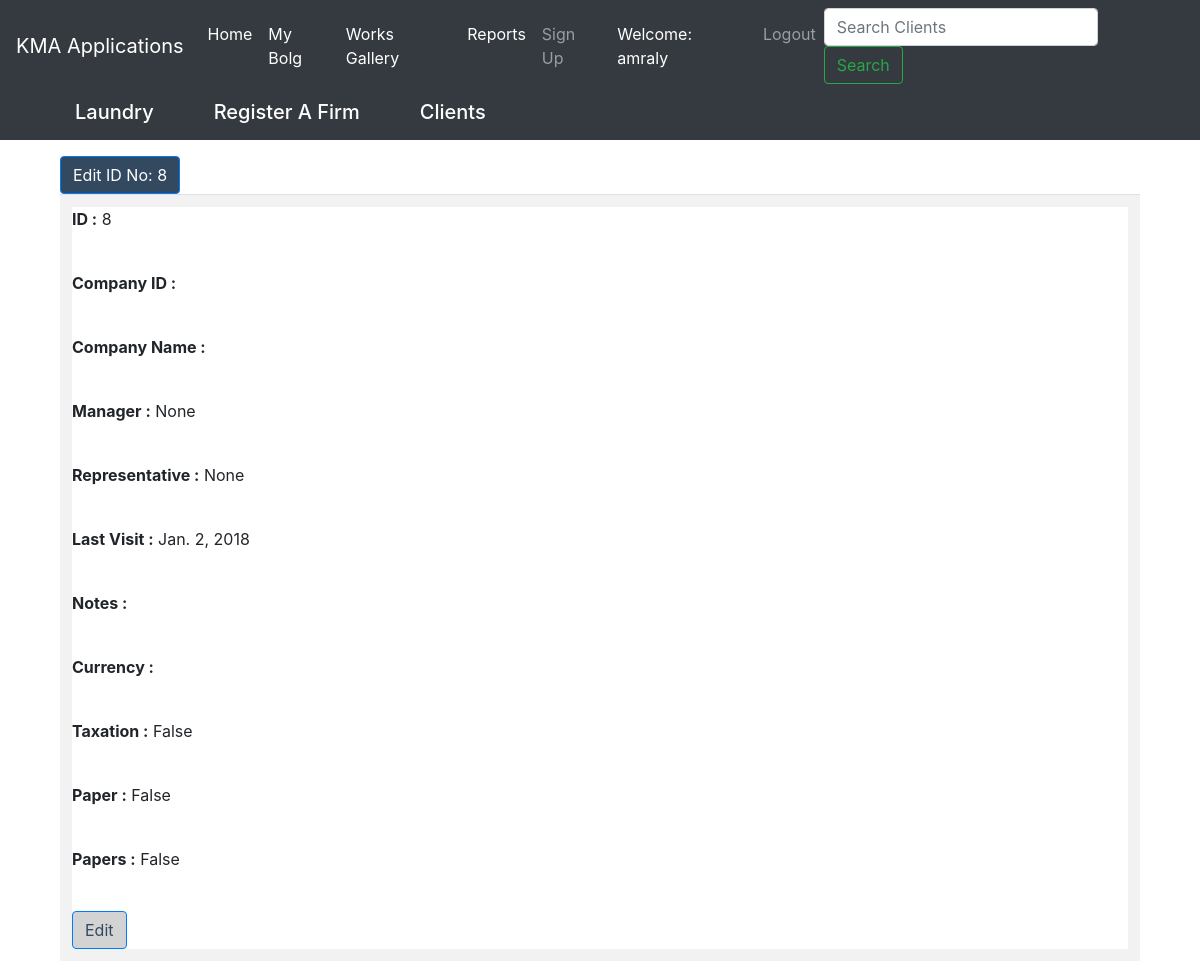
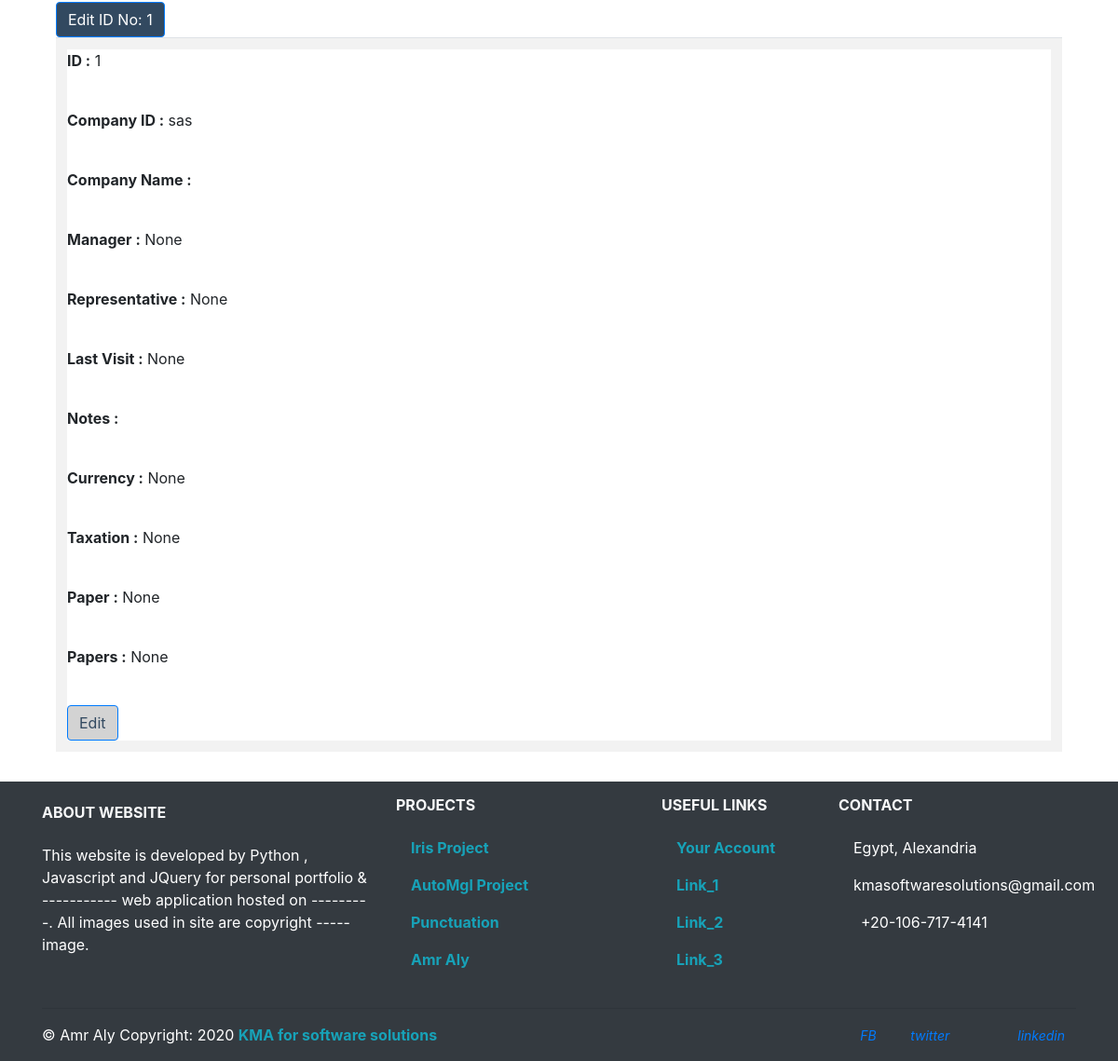
The app's page /crm/registerdata/ (signed in) with its own data (2 pictures, top to bottom).
### crm/models.py (models this page shows, shortened)
class RecordFirm(models.Model):
    Currency = (
        ('EGY', 'Egy Pound'),
        ('USD', 'US Dollar')
    )
    client_id   = models.ForeignKey(Clients,
                                    on_delete=models.CASCADE,
                                    default=False,
                                    null=False)
    firm_name   = models.CharField(max_length=200,
                                blank=True,
                                null=True,
                                name='Company Name')  # name= 'Company Name'
    manager     = models.CharField(max_length=200, blank=True, null=True)
    repres_name = models.CharField(max_length=200, blank=True, null=True)
    last_visit  = models.DateField()
    notes       = models.TextField()
    type        = models.CharField(max_length=3, choices=Currency, null=True)
    tax_no      = models.BooleanField(default=False)
    part_no     = models.BooleanField(default=False)
    purchase_no = models.BooleanField(default=False)

class Clients(models.Model):
    name       = models.CharField(max_length=200)
    phone      = models.CharField(max_length=20, blank=True, null=True)
    mobile     = models.CharField(max_length=20, blank=True, null=True)
    address    = models.CharField(max_length=200, blank=True, null=True)
    photo      = models.ImageField(upload_to='Clients_pics', blank=True)
    identityNo = models.CharField(max_length=200, blank=True, null=True)
    notes      = models.CharField(max_length=2000, blank=True, null=True)
    def __str__(self):
        return self.name #+ " | " + str(self.photo)

### crm/views.py (the view)
# urls.py: path('registerdata/', views.RegisterData, name='regdata'),
def RegisterData(request):
    regdata = RecordFirm.objects.all().order_by('-id')
    paginator = Paginator(regdata, 3) # one post per page
    page = request.GET.get('page')
    try:
        reg_data = paginator.page(page)
    except PageNotAnInteger:
        reg_data = paginator.page(1)
    except EmptyPage:
        reg_data = paginator.page(paginator.num_pages)
    context = {
        'data':regdata,
        'reg_data':reg_data,
        'page':page,
    }
    return render(request, 'list.html', context)

### crm/templates/list.html (shortened to what this page needs)
{% extends 'index.html' %} {% load bootstrap %} {% load static %}
{% block content %}
<head>
    <link rel="stylesheet" href="{% static 'css/style.css' %}">
    <link rel="stylesheet" href="{% static 'css/bootstrap.min.css' %}">
</head>
{% if user.is_authenticated %}
    {% if query %} {% for obj in cl_data %}
    <div class="container">
        <table class="table table-striped">
            <a href="{% url 'crm:clients_update' id=obj.id %}" class="btn btn-primary" role="button" id="btn-edit-idno">Edit ID No: {{ obj.id }}</a>
            <a href="{% url 'crm:clients_edit' %}" class="btn btn-primary" role="button" id="btn-edit-idno">Go To Table</a>
            <tbody id="tbody-id">
                <tr>
                    <td colspan="1" style="background-color:lightgrey">
                        <form class="well form-horizontal" style="background-color:white; margin: 10px;">
                            <fieldset>
                                <p style="margin: 10px;"><strong>ID :</strong> {{obj.id}}</p><br>
                                <p style="margin: 10px;"><strong>Company Name :</strong> {{obj.name}}</p><br>
                                <p style="margin: 10px;"><strong>Phone No. :</strong> {{obj.phone}}</p><br>
                                <p style="margin: 10px;"><strong>Address :</strong> {{obj.address}}</p><br>
                                {% if obj.photo %}
                                <p style="margin: 10px;"><strong>Image :</strong></p><img src="{{ obj.photo.url | default_if_none:'#' }}" class="img-responsive" style="width: 800px; height: 900px; float: left; margin-right: 10px;"/>
                                {% endif %}
                                <!-- <p><strong>Age :</strong> {{instance.age_}}</p><br><br>
                                <p><strong>Phone :</strong> {{obj.phone}}</p><br><br>
                                <p><strong>Husband :</strong> {{obj.husband}}</p><br> -->
                                <!--<div class="form-group">
    		                            <label class="col-md-4 control-label">ID :</label>
    		                            <div class="col-md-8 inputGroupContainer">
    		                               <div class="input-group"><span><i></i></span><input id="fullName" name="fullName" placeholder="Full Name" class="form-control" required="true" value="{{obj.id}}" type="text" disabled></div>
    		                            </div>
    		                         </div>-->
                            </fieldset>
                            <br>
                            <a href="{% url 'crm:clients_update' id=obj.id %}" class="btn btn-primary" role="button" id="btn-edit-id">Edit</a>
                        </form>
                    </td>
                </tr>
            </tbody>
        </table>
    </div>
    {% endfor %} {% include "crm/pagination.html" with page=cl_data %}
    {% else %} {% for obj in reg_data %}
    <div class="container">
        <table class="table table-striped">
            <a href="{% url 'crm:firm_update' id=obj.id %}" class="btn btn-primary" role="button" id="btn-edit-idno">Edit ID No: {{ obj.id }}</a>
            <tbody>
                <tr>
                    <td colspan="1">
                        <form class="well form-horizontal" style="background-color:white">
                            <fieldset>
                                <p><strong>ID :</strong> {{obj.id}}</p><br>
                                <p><strong>Company ID :</strong> {{obj.client_id}}</p><br>
                                <p><strong>Company Name :</strong> {{obj.firm_name}}</p><br>
                                <p><strong>Manager :</strong> {{obj.manager}}</p><br>
                                <p><strong>Representative :</strong> {{obj.repres_name}}</p><br>
                                <p><strong>Last Visit :</strong> {{obj.last_visit}}</p><br>
                                <p><strong>Notes :</strong> {{obj.notes}}</p><br>
                                <p><strong>Currency :</strong> {{obj.type}}</p><br>
                                <p><strong>Taxation  :</strong> {{obj.tax_no}}</p><br>
                                <p><strong>Paper :</strong> {{obj.part_no}}</p><br>
                                <p><strong>Papers :</strong> {{obj.purchase_no}}</p><br>
                          </fieldset>
                                <a href="{% url 'crm:firm_update' id=obj.id %}" class="btn btn-primary" role="button" id="btn-edit-id">Edit</a>
                      </form>
                  </td>
              </tr>
          </tbody>
      </table>
    </div>
    {% endfor %} {% include "crm/pagination.html" with page=reg_data %}
    {% endif %}
{% endif %}
{% endblock %}

### crm/templates/index.html (shortened to what this page needs)
{% load static %}
{% load bootstrap %}
<!DOCTYPE html>
<html lang="en">
<head>
    <link rel="stylesheet" href="{% static 'css/style.css' %}">
    <link rel="stylesheet" href="{% static 'css/bootstrap.min.css' %}">
</head>
<body class="override">
    <header>
        <nav class="navbar navbar-expand-md navbar-dark bg-dark fixed top-0">
            <a class="navbar-brand" href="/">KMA Applications</a>
            <div class="collapse navbar-collapse" id="navbarCollapse">
                <ul class="navbar-nav mr-auto">
                    <li class="nav-item active">
                        <a class="nav-link" href="/crm">Home<span class="sr-only">(current)</span></a>
                    </li>
                    <li class="nav-item active">
                        <a class="nav-link" href="{% url 'blog:allblogs' %}">My Bolg<span class="sr-only">(current)</span></a>
                    </li>
                    <li class="nav-item active">
                        <a class="nav-link" href="{% url 'jobs:home' %}">Works Gallery</a>
                    </li>
                    <li class="nav-item active">
                        <a class="nav-link" href="/crm/reports/">Reports</a>
                    </li>
                    <li class="nav-item">
                        <a class="nav-link" href="{% url 'signup' %}">Sign Up</a>
                    </li>
                    {% if user.is_authenticated %}
                        <li class="nav-item active">
                            <a class="nav-link disabled">Welcome: {{ user.username }}</a>
                        </li>
                        <li class="nav-item">
                            <a class="nav-link" href="{% url 'logout' %}">Logout</a>
                        </li>
                    {% else %}
                        <li class="nav-item">
                            <a class="nav-link" href="{% url 'login' %}">Login</a>
                        </li>
                    {% endif %}
                </ul>
                <form class="form-inline mt-2 mt-md-0" method="GET" action="{% url 'crm:search' %}">
                    <input class="form-control mr-sm-2" type="text" name='q' placeholder="Search Clients" value="{{request.GET.q}}" aria-label="Search">
                    <button class="btn btn-outline-success my-2 my-sm-0" type="submit">Search</button>
                </form>
            </div>
        </nav>
        <nav class="navbar navbar-expand-lg navbar-lightdark bg-dark mb-3 fixed top-0" id="nav-main">
            <div class="container">
                <div id="navbar" class="collapse navbar-collapse">
                    <ul class="nav navbar-nav navbar-right">
                        <li>
                            <h5><a href="/laundry/" id="rec">Laundry </a></h5>
                        </li>
                        <li>
                            <h5><a href="/crm/record/" id="rec">Register A Firm</a></h5>
                        </li>
                        <li>
                            <h5><a href="{% url 'crm:clients' %}" id="index-cl">Clients</a></h5>
                        </li>
                    </ul>
                </div>
        </nav>
    </header>
    <div class="container">
        <div class="row">
            <div class="col">
                {% block content %}
                {% endblock %}
            </div>
        </div>
    </div>
            <footer class="page-footer bg-dark text-white font-small mdb-color">
                <div class="container text-center text-md-left">
                    <div class="row text-center text-md-left mt-3 pb-2">
                        <div class="col-md-4 col-lg-4 col-xl-4 mx-auto mt-4">
                            <h6 class="text-uppercase mb-4 font-weight-bold text-light">About WebSite </h6>
                            <p>This website is developed by Python , Javascript  and JQuery for personal portfolio &amp; ----------- web application hosted on ---------. All images used in site are copyright ----- image.</p>
                        </div>
                        <div class="col-md-3 col-lg-3 col-xl-3 mx-auto mt-3">
                            <h6 class="text-uppercase mb-4 font-weight-bold text-light">Projects</h6>
                            <p>
                                <a class="text-info font-weight-bold" href="#"> Iris Project</a>
                            </p>
                            <p>
                            <a class="text-info font-weight-bold" href="#"> AutoMgl Project</a>
                            </p>
                            <p>
                            <a class="text-info font-weight-bold" href="#">Punctuation</a>
                            </p>
                            <p>
                            <a class="text-info font-weight-bold" href="#"> Amr Aly</a>
                            </p>
                        </div>
                        <div class="col-md-3 col-lg-2 col-xl-2 mx-auto mt-3">
                            <h6 class="text-uppercase mb-4 font-weight-bold text-light">Useful links</h6>
                            <p>
                            <a class="text-info font-weight-bold" href="#"> Your Account</a>
                            </p>
                            <p>
                            <a class="text-info font-weight-bold" href="#"> Link_1</a>
                            </p>
                            <p>
                            <a class="text-info font-weight-bold" href="#" target="_blank"> Link_2</a>
                            </p>
                            <p>
                            <a class="text-info font-weight-bold" href="#" target="_blank"> Link_3</a>
                            </p>
                        </div>
                        <div class="col-md-3 col-lg-3 col-xl-3 mx-auto mt-3">
                            <h6 class="text-uppercase mb-4 font-weight-bold text-light">Contact</h6>
                            <p>
                             Egypt, Alexandria</p>
                            <p>
                             kmasoftwaresolutions@gmail.com</p>
                            <p>
                             +20-106-717-4141</p>
                        </div>
                    </div>
                    <hr>
                    <div class="row d-flex align-items-center">
                        <div class="col-md-7 col-lg-8">
                            <p class="text-center text-md-left">&copy Amr Aly Copyright:  {% now "Y" %}
                            <a href="https://github.com/cehceh" target="_blank">
                                <strong class="text-info font-weight-bold"> KMA for software solutions</strong>
                            </a>
                            </p>
                        </div>
                            <div class="col-md-5 col-lg-4 ml-lg-0">
                                <div class="text-center text-md-right">
                                    <ul class="list-unstyled list-inline">
                                        <li class="list-inline-item">
                                        <a class="btn-floating btn-sm rgba-white-slight mx-1" href="https://www.facebook.com" target="_blank">
                                            <i class="fab fa-facebook-f" aria-hidden="false">FB</i>
                                        </a>
                                        </li>
                                        <li class="list-inline-item">
                                        <a class="btn-floating btn-sm rgba-white-slight mx-1" href="https://twitter.com/" target="_blank">
                                            <i class="fab fa-twitter" aria-hidden="true">twitter</i>
                                        </a>
                                        </li>
                                        <li class="list-inline-item">
                                        <a class="btn-floating btn-sm rgba-white-slight mx-1" href="https://google.com/" target="_blank">
                                        </a>
                                        </li>
                                        <li class="list-inline-item">
                                            <a class="btn-floating btn-sm rgba-white-slight mx-1" href="https://www.linkedin.com/in/amr-ali-82909894/" target="_blank">
                                                <i class="fab fa-linkedin-in" aria-hidden="true">linkedin</i>
                                            </a>
                                        </li>
                                    </ul>
                                </div>
                            </div>
                    </div>
                </div>
            </footer>
</body>
</html>

### crm/static/css/style.css (style rules this page uses)
#signup, #index-cl, #rec, #mycrm { color: white; padding: 10px; margin: 20px }
#btn-edit-id { background-color: lightgrey; color: #324960; }
#btn-edit-idno { background-color: #324960; }

### records on screen
RecordFirm: id "8", manager "None", repres_name "None", last_visit "Jan. 2, 2018", tax_no "False", part_no "False", purchase_no "False"
RecordFirm: id "1", client_id "sas", manager "None", repres_name "None", last_visit "None", type "None", tax_no "None", part_no "None", purchase_no "None"

### other values on screen
{{ user.username }} "amraly"
